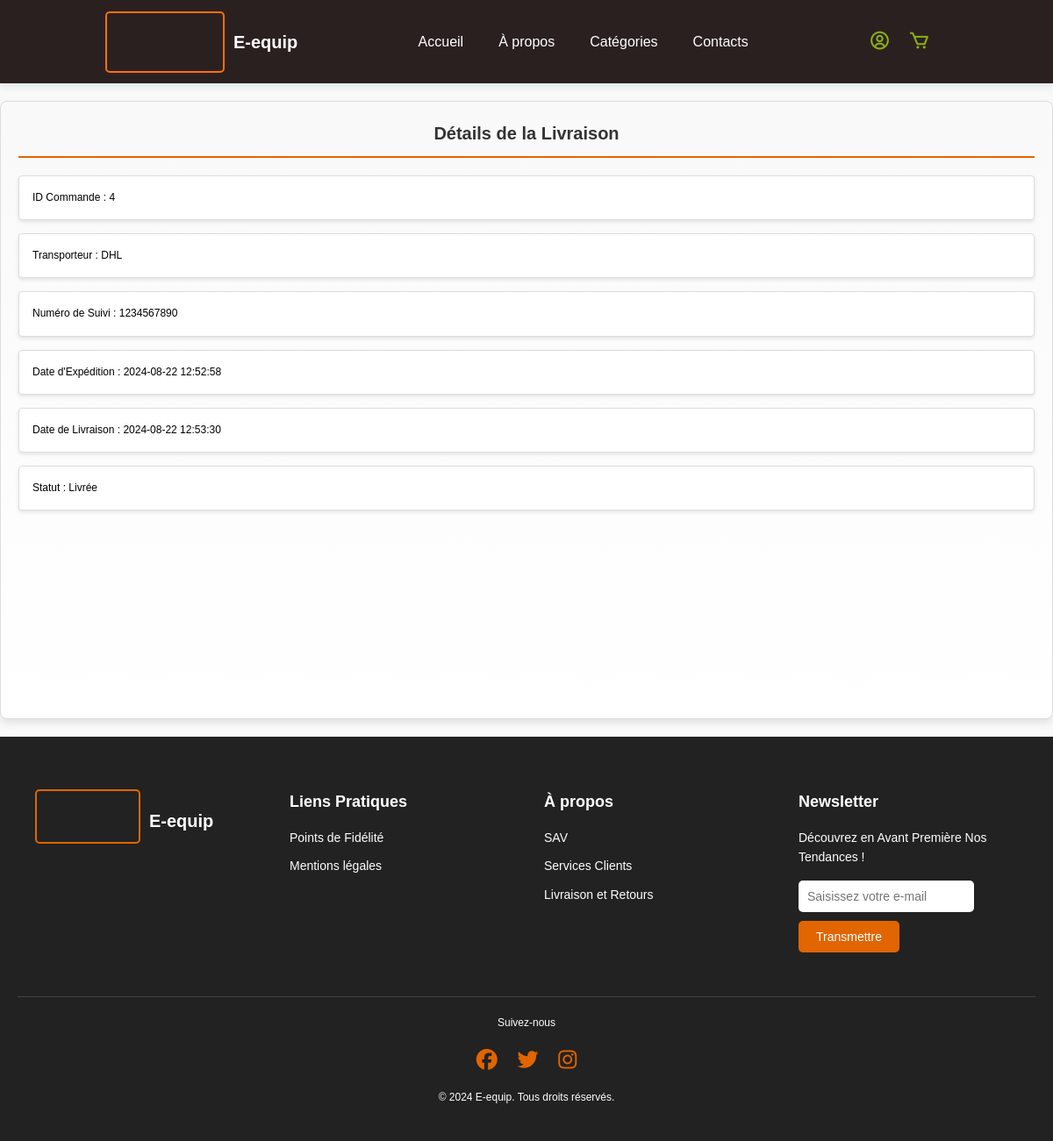
The page /suivi_livraison.php?commande_id=4 on the database its author committed.
### tables this page shows
CREATE TABLE IF NOT EXISTS `livraisons` (
  `livraison_id` int NOT NULL AUTO_INCREMENT,
  `commande_id` int DEFAULT NULL,
  `transporteur` varchar(50) DEFAULT NULL,
  `num_suivi` varchar(50) DEFAULT NULL,
  `date_expedition` datetime DEFAULT NULL,
  `date_livraison` datetime DEFAULT NULL,
  `status` varchar(20) DEFAULT 'En cours',
  `cree_le` timestamp NULL DEFAULT CURRENT_TIMESTAMP,
  `modifie_le` timestamp NULL DEFAULT CURRENT_TIMESTAMP ON UPDATE CURRENT_TIMESTAMP,
  PRIMARY KEY (`livraison_id`),
  KEY `commande_id` (`commande_id`)
);

### suivi_livraison.php (the view, shortened to what this page needs)
<?php
include 'connect.php';
$commande_id = isset($_GET['commande_id']) ? intval($_GET['commande_id']) : 0;
$sql = "SELECT * FROM livraisons WHERE commande_id = ?";
$stmt = $pdo->prepare($sql);
try {
    $stmt->execute([$commande_id]);
    $livraison = $stmt->fetch(PDO::FETCH_ASSOC);
} catch (PDOException $e) {
    die("Erreur lors de la récupération des détails de livraison : " . $e->getMessage());
}
?>
<!DOCTYPE html>
<html lang="fr">
<head>
    <link rel="stylesheet" href="style0.css">
    <link rel="stylesheet" href="https://cdnjs.cloudflare.com/ajax/libs/font-awesome/6.6.0/css/all.min.css" />
    <link rel="stylesheet" href="https://unpkg.com/boxicons@latest/css/boxicons.min.css">
</head>
<body>
<header>
    <div class="container">
        <div class="logo">
            <video autoplay muted loop id="logo-video">
                <source src="images/E-.mp4" type="video/mp4">
            </video>
            <h1>E-equip</h1>
        </div>
        <nav class="navmenu">
            <a href="dashboard.php">Accueil</a>
            <a href="index.php#a-propos">À propos</a>
            <div class="nav-item">
                <a href="#">Catégories</a>
            </div>
            <a href="contact.php">Contacts</a>
        </nav>
        <div class="nav-icons">
            <a href="login.php"><i class='bx bx-user-circle'></i></a>
            <a href="#"><i class='bx bx-cart'></i></a>
        </div>
    </div>
</header>
<main>
    <h2>Détails de la Livraison</h2>
    <p>ID Commande : <?php echo htmlspecialchars($livraison['commande_id']); ?></p>
    <p>Transporteur : <?php echo htmlspecialchars($livraison['transporteur']); ?></p>
    <p>Numéro de Suivi : <?php echo htmlspecialchars($livraison['num_suivi']); ?></p>
    <p>Date d'Expédition : <?php echo htmlspecialchars($livraison['date_expedition']); ?></p>
    <p>Date de Livraison : <?php echo htmlspecialchars($livraison['date_livraison']); ?></p>
    <p>Statut : <?php echo htmlspecialchars($livraison['status']); ?></p>
</main>
<footer>
    <div class="footer-container">
        <div class="footer-top">
            <div class="footer-section logo-section">
                <div class="logo">
                    <video autoplay muted loop id="logo-video">
                        <source src="images/E-.mp4" type="video/mp4">
                    </video>
                    <h1>E-equip</h1>
                </div>
            </div>
            <div class="footer-section">
                <h3>Liens Pratiques</h3>
                <ul>
                    <li><a href="#">Points de Fidélité</a></li>
                    <li><a href="#">Mentions légales</a></li>
                </ul>
            </div>
            <div class="footer-section">
                <h3>À propos</h3>
                <ul>
                    <li><a href="#">SAV</a></li>
                    <li><a href="#">Services Clients</a></li>
                    <li><a href="#">Livraison et Retours</a></li>
                </ul>
            </div>
            <div class="footer-section newsletter-section">
                <h3>Newsletter</h3>
                <p>Découvrez en Avant Première Nos Tendances !</p>
                <input type="email" placeholder="Saisissez votre e-mail">
                <button>Transmettre</button>
            </div>
        </div>
        <div class="footer-bottom">
            <p>Suivez-nous</p>
            <div class="social-icons">
                <a href="#" aria-label="Facebook" class="social-icon fa-brands fa-facebook"></a>
                <a href="#" aria-label="Twitter" class="social-icon fa-brands fa-twitter"></a>
                <a href="#" aria-label="Instagram" class="social-icon fa-brands fa-instagram"></a>
            </div>
            <p>&copy; 2024 E-equip. Tous droits réservés.</p>
        </div>
    </div>
</footer>
</body>
</html>

### style0.css (style rules this page uses)
:root { --green: var(--green); }
* { margin: 0; padding: 0; box-sizing: border-box; font-family: sans-serif; outline: none; border: none; text-decoration: none; text-transform: none; transition: 0.2s linear; }
html { font-size: 62.5%; scroll-behavior: smooth; scroll-padding-top: 6rem; overflow-x: hidden; }
header { position: sticky; width: 100%; height: 95px; top: 0; z-index: 1000; display: flex; align-items: center; justify-content: space-between; padding: 20px 10%; background-color: #2b2020; box-shadow: 0 4px 8px rgba(15, 62, 88, 0.1); transition: background-color 0.3s, box-shadow 0.3s; }
.container { display: flex; align-items: center; justify-content: space-between; width: 100%; }
.logo { display: flex; align-items: center; }
.logo video { height: 100%; max-height: 70px; width: auto; border-radius: 5px; border: 2px solid #fb7100; }
.logo h1 { font-size: 2rem; margin-left: 10px; display: inline-block; vertical-align: middle; color: #fff; }
.navmenu { display: flex; flex-grow: 1; justify-content: center; }
.navmenu a { color: #ffffff; font-size: 1.6rem; padding: 10px 20px; font-weight: 400; transition: all 0.42s ease; }
.nav-item { position: relative; display: flex; }
.nav-item a { color: #ffffff; font-size: 1.6rem; padding: 10px 20px; font-weight: 400; transition: all 0.42s ease; }
.nav-icons { display: flex; justify-content: flex-end; }
.nav-icons i { margin-right: 20px; color: #88ae14; font-size: 2.5rem; transition: all 0.42s ease; }
main { position: relative; width: 100%; min-height: calc(100vh - 95px); padding-top: 95px; }
footer { background-color: #222; color: white; padding: 40px 20px; text-align: center; text-transform: none; }
.footer-container { max-width: 1200px; margin: 0 auto; display: flex; flex-direction: column; align-items: center; }
.footer-top { display: flex; flex-wrap: wrap; justify-content: space-between; width: 100%; margin-bottom: 30px; }
.footer-section { flex: 1 1 200px; margin: 20px; text-align: left; }
.logo-section { text-align: center; }
.footer-section h3 { font-size: 1.8rem; margin-bottom: 15px; }
.footer-section ul { list-style-type: none; padding: 0; }
.footer-section ul li { margin-bottom: 10px; }
.footer-section ul li a { color: white; text-decoration: none; font-size: 1.4rem; transition: color 0.3s ease; }
.footer-section video { max-width: 120px; margin-bottom: 10px; border-radius: 5px; border: 2px solid #e16500; }
.footer-section p { font-size: 1.4rem; margin-bottom: 15px; }
.footer-section input[type="email"] { padding: 10px; width: 80%; max-width: 300px; margin-right: 10px; border: none; border-radius: 5px; font-size: 1.4rem; margin-bottom: 10px; }
.footer-section button { background-color: #e16500; color: white; padding: 10px 20px; border: none; border-radius: 5px; cursor: pointer; font-size: 1.4rem; transition: background-color 0.3s ease; }
.footer-bottom { width: 100%; border-top: 1px solid #444; padding-top: 20px; display: flex; flex-direction: column; align-items: center; }
.social-icons { margin: 20px 0; }
.social-icons .social-icon { margin: 0 10px; font-size: 2.4rem; color: #e16500; transition: color 0.3s ease, transform 0.3s ease; }
.footer-bottom p { font-size: 1.2rem; }
h1 { font-size: 2rem; margin-bottom: 20px; color: #333; }
h1 { text-align: center; margin-bottom: 30px; color: #333; }

### suivi_livraison.php (style rules this page uses)
body { font-family: Arial, sans-serif; line-height: 1.6; margin: 0; padding: 0; background-color: #f9f9f9; }
h1 { margin: 0; font-size: 2rem; }
main { padding: 20px; background-color: #ffffff; border-radius: 8px; box-shadow: 0 4px 8px rgba(0, 0, 0, 0.1); margin: 20px auto; max-width: 1200px; border: 1px solid #ddd; background-image: linear-gradient(to bottom, #f9f9f9, #ffffff); }
main h2 { color: #333; font-size: 2rem; border-bottom: 2px solid #e16500; padding-bottom: 10px; margin-bottom: 20px; }
main p { background-color: #fff; padding: 15px; border: 1px solid #ddd; margin-bottom: 15px; border-radius: 4px; box-shadow: 0 2px 4px rgba(0, 0, 0, 0.1); font-size: 1.2rem; }
h2 { color: #333; font-size: 1.8rem; border-bottom: 2px solid #e16500; padding-bottom: 10px; margin-bottom: 20px; text-align: center; }

### rows shown on the page
livraisons: commande "4", transporteur "DHL", num_suivi "1234567890", date_expedition "2024-08-22 12:52:58", date_livraison "2024-08-22 12:53:30", status "Livrée"
